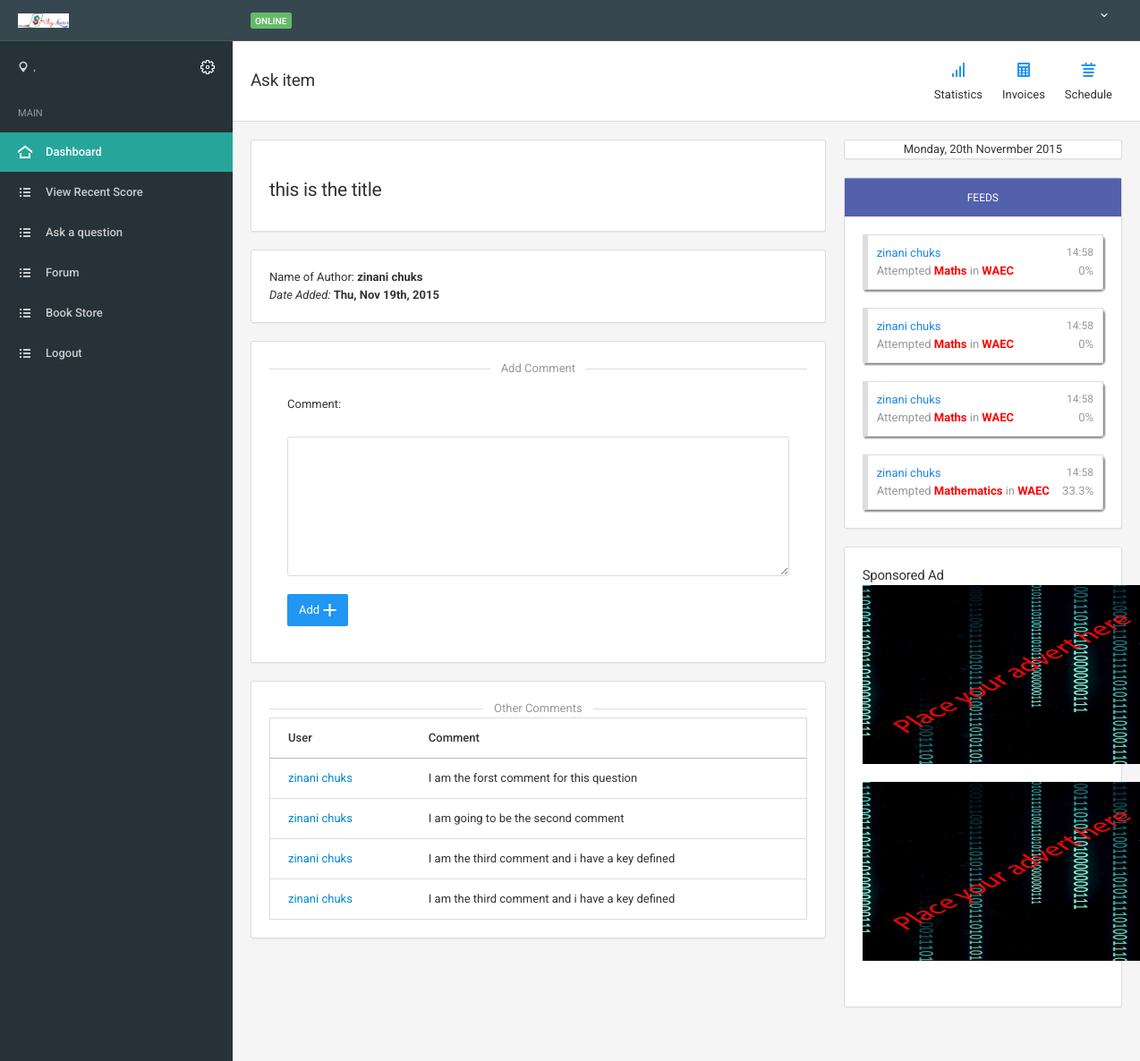
The page /questions.php on the database its author committed.
### tables this page shows
CREATE TABLE IF NOT EXISTS `questions` (
  `id` int(11) NOT NULL,
  `uniqueid` varchar(11) NOT NULL,
  `title` varchar(50) NOT NULL,
  `question` text NOT NULL,
  `username` varchar(50) NOT NULL,
  `time` int(50) NOT NULL,
  `status` int(50) NOT NULL
);

CREATE TABLE IF NOT EXISTS `users` (
  `id` int(11) NOT NULL,
  `username` varchar(255) NOT NULL,
  `password` varchar(255) NOT NULL,
  `email` varchar(255) NOT NULL,
  `firstname` varchar(255) NOT NULL,
  `lastname` varchar(255) NOT NULL,
  `gender` char(2) NOT NULL,
  `tel` varchar(255) NOT NULL,
  `state` varchar(15) NOT NULL,
  `country` varchar(15) NOT NULL,
  `avatar` varchar(255) NOT NULL,
  `level` tinyint(4) NOT NULL DEFAULT '1',
  `last_login` timestamp NOT NULL DEFAULT CURRENT_TIMESTAMP ON UPDATE CURRENT_TIMESTAMP,
  `timeofreg` int(50) NOT NULL,
  `status` int(10) NOT NULL
);

CREATE TABLE IF NOT EXISTS `comments` (
  `id` int(10) NOT NULL,
  `postkey` varchar(50) NOT NULL,
  `username` varchar(50) NOT NULL,
  `comment` text NOT NULL,
  `time` varchar(20) NOT NULL,
  `commentid` varchar(50) NOT NULL
);

CREATE TABLE IF NOT EXISTS `examresults` (
  `id` int(11) NOT NULL,
  `username` varchar(255) NOT NULL,
  `email` varchar(255) NOT NULL,
  `cat` varchar(255) NOT NULL,
  `subjects` varchar(255) NOT NULL,
  `totalscore` varchar(50) NOT NULL,
  `totalquestion` int(50) NOT NULL,
  `percentage` varchar(50) NOT NULL,
  `grade` varchar(50) NOT NULL,
  `timetaken` varchar(50) NOT NULL,
  `examdate` int(50) NOT NULL,
  `totalq` int(11) NOT NULL,
  `canswer` int(11) NOT NULL
);

### questions.php (the view, shortened to what this page needs)
<?php include "core.php";
$key = $_GET['key'];
$query = mysql_query("SELECT * FROM questions JOIN users ON questions.username=users.username");
$query_comments = mysql_query("SELECT * FROM comments JOIN users ON comments.username=users.username");
$comments_num = mysql_num_rows($query_comments);
$row = mysql_fetch_assoc($query);
$title = $row['title'];
$first_name = $row['firstname'];
$last_name = $row['lastname'];
$date = $row['time'];
$ddd = date('D, M jS, Y',$date);
 ?>
<!DOCTYPE html>
<html lang="en">
    <head>
        <link href="assets/css/icons/icomoon/styles.css" rel="stylesheet" type="text/css">
        <link href="assets/css/bootstrap.css" rel="stylesheet" type="text/css">
        <link href="assets/css/core.css" rel="stylesheet" type="text/css">
        <link href="assets/css/components.css" rel="stylesheet" type="text/css">
        <link href="assets/css/colors.css" rel="stylesheet" type="text/css">
    </head>
    <body>
        <?php
            include "main_nav.php";
        ?>
        <div class="page-container">
            <div class="page-content">
                <?php
                    include "sidebar.php";
                ?>
                <div class="content-wrapper">
                    <div class="page-header">
                        <div class="page-header-content">
                            <div class="page-title">
							<?php
								if(isset($_SESSION['message'])){
									echo $_SESSION['message'];
									unset($_SESSION['message']);
								}else{?>
									<h4>Ask item</h4>
								<?php
								}
							?>
                            </div>
                            <div class="heading-elements">
                                <div class="heading-btn-group">
                                    <a href="#" class="btn btn-link btn-float has-text"><i class="icon-bars-alt text-primary"></i><span>Statistics</span></a>
                                    <a href="#" class="btn btn-link btn-float has-text"><i class="icon-calculator text-primary"></i> <span>Invoices</span></a>
                                    <a href="#" class="btn btn-link btn-float has-text"><i class="icon-calendar5 text-primary"></i> <span>Schedule</span></a>
                                </div>
                            </div>
                        </div>
                    </div>
                    <div class="content">
                        <div class="row">
                            <div class="col-lg-8">
                                <div class="panel panel-flat">
                                    <div class="" style="padding:20px;">
                                        <p><?php echo "<h3>".$title."</h3>"; ?>
                                        </p>
                                    </div>
                                </div>
                                <div class="panel panel-flat">
                                    <div class="comment" style="padding:20px;">
                                            <div class="name">Name of Author: <b><?php echo $first_name." ".$last_name;?></b></div>
                                            <div class="title"><i>Date Added: </i><b><?php echo $ddd;?></b></div>
                                     </div>
                                </div>
                                <div class="panel panel-flat panel-body" id="addCommentContainer">
                                	<div class="text-center">
                                        <div class="content-divider text-muted"><span>Add Comment</span></div>
                                    </div>
                                    <form id="addCommentForm" method="post" action="comment_init.php?key=<?php echo $key;?>" style="padding:20px;">
                                        <div class="form-group has-feedback has-feedback-left">
                                            <label for="comment">Comment:</label>
                                        </div>
                                        <div class="form-group has-feedback has-feedback-left">
                                            <textarea class="form-control" rows="7" name="comment" id="comment" ></textarea>
                                        </div>
                                        <div>
                                            <button type="submit" class="btn btn-primary" id="submit">Add <span class="icon icon-plus3"></span></button>
                                        </div>
                                    </form>
                                </div>
                                 <div class="panel panel-flat panel-body">
                                	<div class="text-center">
                                        <div class="content-divider text-muted"><span>Other Comments</span></div>
                                    </div>
                                    <table class="table table-responsive table-framed">
                                        <tbody>
											<?php if($comments_num == 0){
												echo "There are no answers to this question, Be the first to answer";
											}else{
											?>
											<thead>
                                        	<tr>
                                        		<th>User</th>
                                            	<th>Comment</th>
                                            </tr>
                                        </thead>
											<?php
												while($row2 = mysql_fetch_assoc($query_comments)){
												$fname = $row2['firstname'];
												$lname = $row2['lastname'];
												$comment = $row2['comment'];
											?>
												<tr>
													<td class="text-blue-700"><?php echo $fname." ".$lname?></td>
													<td><?php echo $comment?></td>
												</tr>
											<?php
												}
											}
											?>
                                        </tbody>
                                    </table>
                                </div>
                            </div>
                            <?php include "nav_right.php";?>
                        </div>
                    </div>
                </div>
            </div>
        </div>                   </body>
</html>

### nav_right.php (shortened to what this page needs)
<div class="col-lg-4">
                                <div class="row">
                                    <div class="col-md-12">
                                        <div class="panel text-center">
                                        	Monday, 20th Novermber 2015
                                        </div>
                                    </div>
                                </div>
                                <div class="panel panel-flat">
                                    <ul class="nav nav-lg nav-tabs nav-justified no-margin no-border-radius bg-indigo-400 border-top border-top-indigo-300">
                                        <li class="active">
                                            <a href="#messages-tue" class="text-size-small text-uppercase" data-toggle="tab"> Feeds </a>
                                        </li>
                                    </ul>
                                    <div class="tab-content">
                                        <div class="tab-pane active fade in has-padding" id="messages-tue">
                                            <ul class="media-list">
                                                <?php
												$query_feeds = mysql_query("SELECT * FROM examresults INNER JOIN users ON examresults.username=users.username ORDER BY examresults.id DESC LIMIT 4");
												while($row1 = mysql_fetch_assoc($query_feeds)){
												?>
                                                 <li class="media" style="border-left: solid 5px #ddd; box-shadow: 2px 2px 2px #888888;border-bottom-right-radius:5px;border-top-right-radius:5px">
                                                    <div class="media-body"style='border: solid 1px #ddd;padding:10px;;'>
                                                        <a href="#"> <?php echo $row1['firstname']." ".$row1['lastname'];?><span class="media-annotation pull-right">14:58</span> </a>
                                                        <div class="display-block text-muted pull-left">Attempted <strong style="color:red;"><?php echo $row1['subjects']?>  </strong> in  <strong style="color:red;"><?php echo strtoupper($row1['cat']);?> </strong>
                                                        </div>
                                                        <div class="display-block text-muted pull-right"><?php echo $row1['percentage'];?> </div>
                                                    </div>
                                                </li>
                                                <?php }?>
                                                </ul>
                                        </div>
                                    </div>
                                </div>
                                <div class="panel panel-flat">
                                    <div class="panel-heading">
                                        <h6 class="panel-title">Sponsored Ad</h6>
                                        <img src="images/ad.jpg"  width="350" height="200"/><br /><br />
                                         <img src="images/ad.jpg"  width="350" height="200"/>
                                    </div>
                                    <div class="panel-body">
                                    </div>
                                </div>
                            </div>

### assets/css/colors.css (style rules this page uses)
.bg-indigo-400 { background-color:#5c6bc0;border-color:#5c6bc0;color:#fff }
.border-top-indigo-300 { border-top-color:#7986cb }
.text-primary,.text-primary:hover,.text-primary:focus { color:#2196f3 }
.text-blue-700,.text-blue-700:hover,.text-blue-700:focus { color:#0288d1 }

### rows shown on the page
questions: title "this is the title", time "Thu, Nov 19th, 2015"
users: firstname "zinani", lastname "chuks"
comments: users.firstname "zinani", users.lastname "chuks", comment "I am the forst comment for this question"
comments: users.firstname "zinani", users.lastname "chuks", comment "I am going to be the second comment"
comments: users.firstname "zinani", users.lastname "chuks", comment "I am the third comment and i have a key defined"
comments: users.firstname "zinani", users.lastname "chuks", comment "I am the third comment and i have a key defined"
examresults: users.firstname "zinani", users.lastname "chuks", subjects "Maths", cat "WAEC", percentage "0%"
examresults: users.firstname "zinani", users.lastname "chuks", subjects "Maths", cat "WAEC", percentage "0%"
examresults: users.firstname "zinani", users.lastname "chuks", subjects "Maths", cat "WAEC", percentage "0%"
examresults: users.firstname "zinani", users.lastname "chuks", subjects "Mathematics", cat "WAEC", percentage "33.3%"
